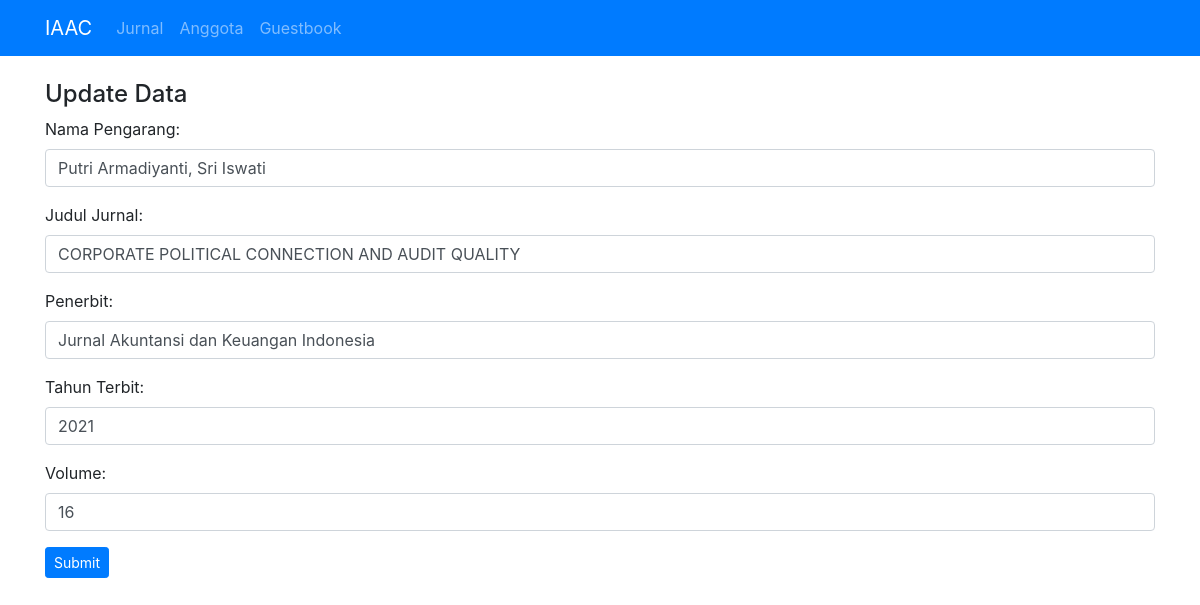
/pages/journal/update.php?id_jurnal=1, run on an earlier commit of the app's database.
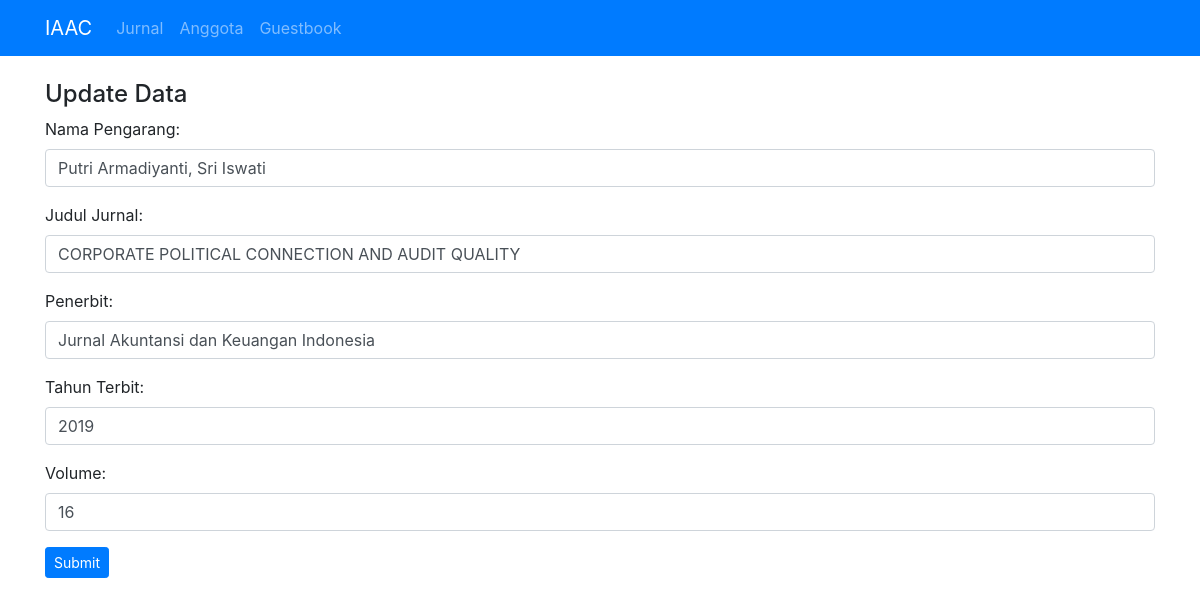
And on a later commit of the database.
### tables this page shows
CREATE TABLE `tb_jurnal` (
  `id_jurnal` int(11) NOT NULL,
  `nama_pengarang` varchar(32) NOT NULL,
  `judul_jurnal` text NOT NULL,
  `penerbit` varchar(64) NOT NULL,
  `tahun_terbit` year(4) NOT NULL,
  `volume` varchar(8) NOT NULL
);

### pages/journal/update.php (the view, shortened to what this page needs)
<?php include "./../../config/koneksi.php" ?>
<?php include "./../template/header.php" ?>
<div class="container">
    <?php
    function input($data) {
        $data = trim($data);
        $data = stripslashes($data);
        $data = htmlspecialchars($data);
        return $data;
    }
    if (isset($_GET['id_jurnal'])) {
        $id_jurnal=input($_GET["id_jurnal"]);
        $sql="select * from tb_jurnal where id_jurnal=$id_jurnal";
        $hasil=mysqli_query($kon,$sql);
        $data = mysqli_fetch_assoc($hasil);
    }
    ?>
    <h4>Update Data</h4>
    <form action="<?php echo $_SERVER["PHP_SELF"];?>" method="post">
        <div class="form-group">
            <label>Nama Pengarang:</label>
            <input type="text" name="nama_pengarang" value="<?= $data["nama_pengarang"]?>" class="form-control" placeholder="Nama Pengarang" required />
        </div>
        <div class="form-group">
            <label>Judul Jurnal:</label>
            <input type="text" name="judul_jurnal" value="<?= $data["judul_jurnal"]?>" class="form-control" placeholder="Judul Jurnal" required/>
        </div>
        <div class="form-group">
            <label>Penerbit:</label>
            <input type="text" name="penerbit" value="<?= $data["penerbit"]?>" class="form-control" placeholder="Penerbit" required></input>
        </div>
        <div class="form-group">
            <label>Tahun Terbit:</label>
            <input type="text" name="tahun_terbit" value="<?= $data["tahun_terbit"] ?>" class="form-control" placeholder="Tahun Terbit" required/>
        </div>
        <div class="form-group">
            <label>Volume:</label>
            <input type="text" name="volume" value="<?= $data["volume"]?>" class="form-control" placeholder="Volume" required/>
        </div>
        <button type="submit" name="submit" class="btn btn-sm btn-primary">Submit</button>
    </form>
</div>
<?php include "./../template/footer.php" ?>

What changed in the data, as far as the page shows it:
changed tb_jurnal "Putri Armadiyanti, Sri Iswati": tahun_terbit "2021" → "2019"
